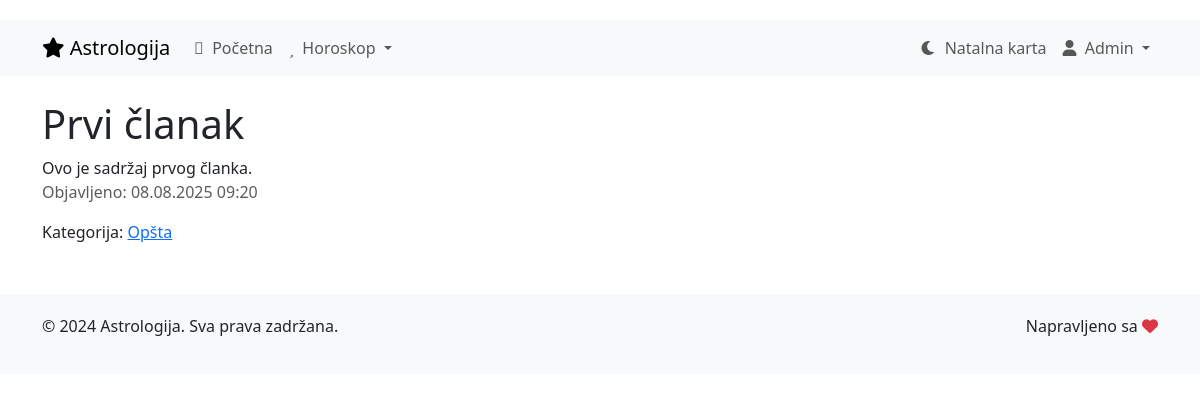
The app's page /clanak/1 (signed in) with its own data.
### models/models.py (models this page shows, shortened)
class Navigation(db.Model):
    id = db.Column(db.Integer, primary_key=True)
    title = db.Column(db.String(100), nullable=False)
    url = db.Column(db.String(200))
    slug = db.Column(db.String(100), unique=True)
    icon = db.Column(db.String(50))  # FontAwesome icon class
    order = db.Column(db.Integer, default=0)  # For menu ordering
    is_active = db.Column(db.Boolean, default=True)
    is_external = db.Column(db.Boolean, default=False)  # External links
    target = db.Column(db.String(20), default='_self')  # _blank, _self, etc.
    parent_id = db.Column(db.Integer, db.ForeignKey('navigation.id'))
    children = db.relationship('Navigation',
                             backref=db.backref('parent', remote_side=[id]),
                             lazy='dynamic',
                             cascade='all, delete-orphan')
    description = db.Column(db.Text)  # Description for mega menu items
    image_url = db.Column(db.String(200))  # Image for mega menu
    css_class = db.Column(db.String(100))  # Custom CSS classes
    is_mega_menu = db.Column(db.Boolean, default=False)  # Is this a mega menu item
    mega_menu_columns = db.Column(db.Integer, default=1)  # Number of columns in mega menu
    meta_title = db.Column(db.String(200))
    meta_description = db.Column(db.Text)
    created_at = db.Column(db.DateTime, default=datetime.utcnow)
    updated_at = db.Column(db.DateTime, default=datetime.utcnow, onupdate=datetime.utcnow)
    def get_children(self):
        return self.children.filter_by(is_active=True).order_by(Navigation.order).all()
    def has_children(self):
        return self.children.filter_by(is_active=True).count() > 0
    def is_root(self):
        return self.parent_id is None

class Article(db.Model):
    id = db.Column(db.Integer, primary_key=True)
    title = db.Column(db.String(200), nullable=False)
    content = db.Column(db.Text, nullable=False)
    created_at = db.Column(db.DateTime, default=datetime.utcnow)
    published = db.Column(db.Boolean, default=True)
    category_id = db.Column(db.Integer, db.ForeignKey('category.id'))

class Category(db.Model):
    id = db.Column(db.Integer, primary_key=True)
    name = db.Column(db.String(100), nullable=False)
    slug = db.Column(db.String(100), unique=True, nullable=False)
    description = db.Column(db.Text)
    articles = db.relationship('Article', backref='category', lazy=True)

### app.py (the view)
@app.route('/clanak/<int:art_id>')
def article(art_id):
    theme = get_theme()
    art = Article.query.get_or_404(art_id)
    pages = Page.query.all()
    categories = Category.query.all()
    return render_template('article.html', theme=theme, article=art, pages=pages, categories=categories)

### app.py (called while the page is built)
def get_theme():
    design = Design.query.first()
    if design:
        return design.theme
    return 'https://cdn.jsdelivr.net/npm/bootstrap@5.3.2/dist/css/bootstrap.min.css'

@app.before_request
def load_logged_in_user():
    user_id = session.get('user_id')
    g.user = None
    if user_id:
        g.user = User.query.get(user_id)

def get_navigation():
    return Navigation.query.filter_by(is_active=True).order_by(Navigation.order).all()

@app.context_processor
def inject_navigation():
    return dict(navigation_items=get_navigation())

### templates/article.html (shortened to what this page needs)
{% extends 'base.html' %}
{% block content %}
<h1>{{ article.title }}</h1>
<div>{{ article.content|safe }}</div>
<p class="text-muted">Objavljeno: {{ article.created_at.strftime('%d.%m.%Y %H:%M') }}</p>
{% if article.category %}
<p>Kategorija: <a href="{{ url_for('category', cat_id=article.category.id) }}">{{ article.category.name }}</a></p>
{% endif %}
{% endblock %}

### templates/navigation.html (shortened to what this page needs)
{% macro render_navigation_item(item) %}
    {% if item.has_children() %}
        <li class="nav-item dropdown">
            <a class="nav-link dropdown-toggle {{ item.css_class or '' }}" href="{{ item.url or '#' }}"
               id="navbarDropdown{{ item.id }}" role="button" data-bs-toggle="dropdown"
               aria-expanded="false" target="{{ item.target }}">
                {% if item.icon %}<i class="{{ item.icon }}"></i>{% endif %}
                {{ item.title }}
            </a>
        </li>
    {% else %}
        <li class="nav-item">
            <a class="nav-link {{ item.css_class or '' }}" href="{{ item.url or '#' }}" target="{{ item.target }}">
                {% if item.icon %}<i class="{{ item.icon }}"></i>{% endif %}
                {{ item.title }}
            </a>
        </li>
    {% endif %}
{% endmacro %}
<nav class="navbar navbar-expand-lg navbar-light bg-light">
    <div class="container">
        <a class="navbar-brand" href="{{ url_for('index') }}">
            <i class="fas fa-star"></i> Astrologija
        </a>
        <div class="collapse navbar-collapse" id="navbarNav">
            <ul class="navbar-nav me-auto">
                {% for item in navigation_items %}
                    {% if item.is_root() %}
                        {{ render_navigation_item(item) }}
                    {% endif %}
                {% endfor %}
            </ul>
            <ul class="navbar-nav">
                <li class="nav-item">
                    <a class="nav-link" href="{{ url_for('astrologija') }}">
                        <i class="fas fa-moon"></i> Natalna karta
                    </a>
                </li>
                {% if session.get('user_id') %}
                    <li class="nav-item dropdown">
                        <a class="nav-link dropdown-toggle" href="#" id="userDropdown" role="button"
                           data-bs-toggle="dropdown" aria-expanded="false">
                            <i class="fas fa-user"></i> Admin
                        </a>
                    </li>
                {% else %}
                    <li class="nav-item">
                        <a class="nav-link" href="{{ url_for('login') }}">
                            <i class="fas fa-sign-in-alt"></i> Prijavi se
                        </a>
                    </li>
                {% endif %}
            </ul>
        </div>
    </div>
</nav>

### templates/base.html (style rules this page uses)
body { padding-top: 20px; }

### templates/navigation.html (style rules this page uses)
.navbar-nav .nav-link { font-weight: 500; }
.navbar-nav .nav-link i { margin-right: 0.25rem; }

### records on screen
Navigation: title "Početna"
Navigation: title "Horoskop"
Article: title "Prvi članak", content "Ovo je sadržaj prvog članka.", created_at "08.08.2025 09:20"
Category: category.name "Opšta"
